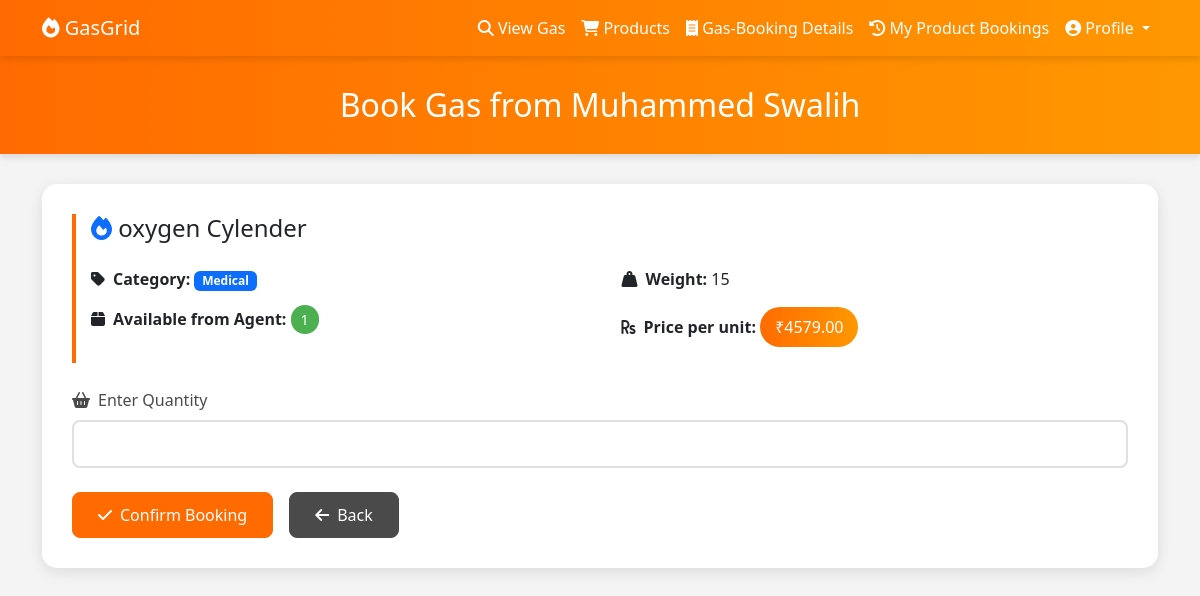
The app's page /User/book-gas/1/1/ (signed in) with its own data.
### Agent/models.py (models this page shows)
class Agent(models.Model):
    name = models.CharField(max_length=150)
    email = models.EmailField(unique=True)
    phone_number = models.CharField(max_length=15)
    license_number = models.CharField(max_length=100, unique=True)
    agency_name = models.TextField()
    agency_start_year = models.IntegerField()
    agent_image = models.ImageField(upload_to='agent_images/', blank=True, null=True)
    agent_idproof = models.ImageField(upload_to='idproof_agent/', blank=True, null=True)
    address = models.TextField(blank=True, null=True)
    latitude = models.FloatField(blank=True, null=True)
    longitude = models.FloatField(blank=True, null=True)
    password = models.CharField(max_length=100)  # Storing in plain text (not secure)
    date_registered = models.DateTimeField(auto_now_add=True)
    agent_approved_status = models.IntegerField(default=0)

class GasBookAgent(models.Model):
    STATUS_CHOICES = [
        ("Pending", "Pending"),
        ("Confirmed", "Confirmed"),
        ("Delivered", "Delivered"),
        ("Canceled", "Canceled"),
    ]
    PAYMENT_CHOICES = [
        ("Pending", "Pending"),
        ("Paid", "Paid"),
    ]
    agent = models.ForeignKey(Agent, on_delete=models.CASCADE)  # Agent who booked
    gas_product = models.ForeignKey(Gas, on_delete=models.CASCADE)  # Gas product booked
    quantity = models.PositiveIntegerField()  # Quantity booked
    booking_date = models.DateTimeField(auto_now_add=True)  # Booking date
    total_price = models.DecimalField(max_digits=10, decimal_places=2, default=0.00)  # Total cost
    payment_status = models.CharField(max_length=20, choices=PAYMENT_CHOICES, default="Pending")  # Payment status
    booking_status = models.CharField(max_length=20, choices=STATUS_CHOICES, default="Pending")  # Booking status

### Admin/models.py (models this page shows)
class Gas(models.Model):
    CATEGORY_CHOICES = [
        ('Industrial', 'Industrial'),
        ('Commercial', 'Commercial'),
        ('Medical', 'Medical'),
    ]
    name = models.CharField(max_length=200, unique=True)
    category = models.CharField(max_length=50, choices=CATEGORY_CHOICES)
    quantity = models.PositiveIntegerField(help_text="Quantity available in stock",null=True, blank=True)
    initial_quantity = models.PositiveIntegerField(help_text="Initial quantity added")
    weight= models.CharField(max_length=50)
    retailer_price = models.DecimalField(max_digits=10, decimal_places=2, help_text="Price per unit")
    added_on = models.DateTimeField(auto_now_add=True)

### User/views.py (the view, shortened to what this page needs)
# urls.py: path("book-gas/<int:gas_id>/<int:agent_id>/", views.user_book_gas, name="user_book_gas"),
def user_book_gas(request, gas_id, agent_id):
    if 'uid' not in request.session:
        messages.error(request, "You must be logged in to book gas!")
        return redirect("User:user_login")
    user = User.objects.get(id=request.session['uid'])  # Get logged-in user
    agent = Agent.objects.get(id=agent_id)
    gas_product = Gas.objects.get(id=gas_id)
    agent_booking = GasBookAgent.objects.filter(agent=agent, gas_product=gas_product).first()
    if not agent_booking or agent_booking.quantity <= 0:
        messages.error(request, "This gas product is currently unavailable from this agent.")
        return redirect("User:view_agent_gas")
    return render(request, "User/user_book_gas.html", {
        "agent": agent,
        "gas_product": gas_product,
        "agent_booking": agent_booking
    })

### User/templates/User/user_book_gas.html (shortened to what this page needs)
<!DOCTYPE html>
<html lang="en">
<head>
    <link href="https://cdn.jsdelivr.net/npm/bootstrap@5.3.0/dist/css/bootstrap.min.css" rel="stylesheet">
    <link href="https://cdnjs.cloudflare.com/ajax/libs/font-awesome/6.4.0/css/all.min.css" rel="stylesheet">
</head>
<body>
    <nav class="navbar navbar-expand-lg navbar-dark">
        <div class="container">
            <a class="navbar-brand" href="{% url 'User:user_home' %}">
                <i class="fas fa-fire"></i> GasGrid
            </a>
            <div class="collapse navbar-collapse" id="navbarNav">
                <ul class="navbar-nav ms-auto">
                    <li class="nav-item">
                        <a class="nav-link" href="{% url 'User:view_agent_gas' %}">
                            <i class="fas fa-search"></i> View Gas
                        </a>
                    </li>
                    <li class="nav-item">
                        <a class="nav-link" href="{% url 'User:list_gas_products' %}">
                            <i class="fas fa-shopping-cart"></i> Products
                        </a>
                    </li>
                    <li class="nav-item">
                        <a class="nav-link" href="{% url 'User:user_booking_details' %}">
                            <i class="fas fa-receipt"></i> Gas-Booking Details
                        </a>
                    </li>
                    <li class="nav-item">
                        <a class="nav-link" href="{% url 'User:user_product_bookings' %}">
                            <i class="fas fa-history"></i> My Product Bookings
                        </a>
                    </li>
                    <li class="nav-item dropdown">
                        <a class="nav-link dropdown-toggle" href="#" id="navbarDropdown" role="button" data-bs-toggle="dropdown" aria-expanded="false">
                            <i class="fas fa-user-circle"></i> Profile
                        </a>
                    </li>
                </ul>
            </div>
        </div>
    </nav>
    <div class="page-header">
        <div class="container">
            <h2 class="text-center mb-0">Book Gas from {{ agent.name }}</h2>
        </div>
    </div>
    <div class="container">
        <div class="booking-card">
            <div class="gas-info">
                <h4 class="mb-4">
                    <i class="fas fa-fire text-primary"></i>
                    {{ gas_product.name }}
                </h4>
                <div class="row mb-4">
                    <div class="col-md-6">
                        <p><i class="fas fa-tag me-2"></i><strong>Category:</strong>
                            <span class="badge bg-primary">{{ gas_product.category }}</span>
                        </p>
                        <p><i class="fas fa-box me-2"></i><strong>Available from Agent:</strong>
                            <span class="quantity-badge" id="available-qty">{{ agent_booking.quantity }}</span>
                        </p>
                    </div>
                    <div class="col-md-6">
                        <p><i class="fas fa-weight-hanging me-2"></i><strong>Weight:</strong> {{ gas_product.weight }}</p>
                        <p><i class="fas fa-rupee-sign me-2"></i><strong>Price per unit:</strong>
                            <span class="price-tag">₹{{ gas_product.retailer_price }}</span>
                        </p>
                    </div>
                </div>
            </div>
            <form method="post" class="mt-4">
                <div class="mb-4">
                    <label class="form-label">
                        <i class="fas fa-shopping-basket me-2"></i>Enter Quantity
                    </label>
                    <input type="number"
                           id="quantity"
                           name="quantity"
                           class="form-control"
                           min="1"
                           max="{{ agent_booking.quantity }}"
                           required>
                </div>
                <div class="d-flex gap-3">
                    <button type="submit" class="btn btn-success">
                        <i class="fas fa-check me-2"></i>Confirm Booking
                    </button>
                    <a href="{% url 'User:view_agent_gas' %}" class="btn btn-secondary">
                        <i class="fas fa-arrow-left me-2"></i>Back
                    </a>
                </div>
            </form>
        </div>
    </div>
</body>
</html>

### User/templates/User/user_book_gas.html (style rules this page uses)
:root { --primary-color: #ff6b00; --secondary-color: #4a4a4a; --background-color: #f4f4f4; --accent-color: #2196F3; }
body { background-color: var(--background-color); font-family: 'Segoe UI', Tahoma, Geneva, Verdana, sans-serif; }
.navbar { background: linear-gradient(to right, var(--primary-color), #ff9800); box-shadow: 0 4px 6px rgba(0,0,0,0.1); }
.navbar a { color: white; }
.page-header { background: linear-gradient(to right, var(--primary-color), #ff9800); color: white; padding: 30px 0; margin-bottom: 30px; box-shadow: 0 4px 6px rgba(0,0,0,0.1); }
.booking-card { background: white; border-radius: 15px; box-shadow: 0 4px 15px rgba(0,0,0,0.1); padding: 30px; margin-bottom: 30px; transition: transform 0.3s ease; }
.gas-info { border-left: 4px solid var(--primary-color); padding-left: 15px; margin-bottom: 25px; }
.form-label { color: var(--secondary-color); font-weight: 500; }
.form-control { border-radius: 8px; border: 2px solid #e0e0e0; padding: 10px 15px; transition: all 0.3s ease; }
.btn { padding: 10px 25px; border-radius: 8px; font-weight: 500; transition: all 0.3s ease; }
.btn-success { background-color: var(--primary-color); border-color: var(--primary-color); }
.btn-secondary { background-color: var(--secondary-color); border-color: var(--secondary-color); }
.price-tag { background: linear-gradient(to right, var(--primary-color), #ff9800); color: white; padding: 8px 15px; border-radius: 20px; display: inline-block; font-weight: 500; }
.quantity-badge { background-color: #4CAF50; color: white; padding: 5px 10px; border-radius: 15px; font-size: 0.9rem; }

### records on screen
Agent: name "Muhammed Swalih"
Gas: name "oxygen Cylender", category "Medical", weight "15", retailer_price "4579.00"
GasBookAgent: quantity "1"
